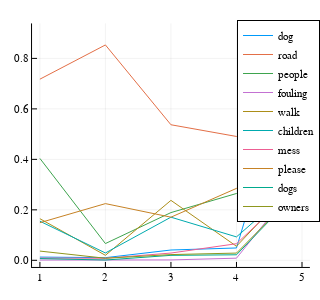

Source (notebook cell):
### Code cell
Plots.plot(theta_j[:,inds[1:10]],lab = permutedims(X.terms[inds[1:10]]),size = [300,300])

### Figure 1 — Plotly figure (JSON) as saved in the notebook; plotly's stock layout.template omitted (floating-point values rounded to 4 significant figures)
{"data": [{"colorbar": {"title": ""}, "legendgroup": "dog", "line": {"color": "rgba(0, 154, 250, 1.000)", "dash": "solid", "shape": "linear", "width": 1}, "mode": "lines", "name": "dog", "showlegend": true, "type": "scatter", "x": [1, 2, 3, 4, 5], "xaxis": "x1", "y": [0.01283, 0.01048, 0.04085, 0.0489, 0.9113], "yaxis": "y1", "zmax": null, "zmin": null}, {"colorbar": {"title": ""}, "legendgroup": "road", "line": {"color": "rgba(227, 111, 71, 1.000)", "dash": "solid", "shape": "linear", "width": 1}, "mode": "lines", "name": "road", "showlegend": true, "type": "scatter", "x": [1, 2, 3, 4, 5], "xaxis": "x1", "y": [0.7177, 0.8533, 0.5371, 0.4907, 0.4384], "yaxis": "y1", "zmax": null, "zmin": null}, {"colorbar": {"title": ""}, "legendgroup": "people", "line": {"color": "rgba(62, 164, 78, 1.000)", "dash": "solid", "shape": "linear", "width": 1}, "mode": "lines", "name": "people", "showlegend": true, "type": "scatter", "x": [1, 2, 3, 4, 5], "xaxis": "x1", "y": [0.4038, 0.06636, 0.1891, 0.2648, 0.3695], "yaxis": "y1", "zmax": null, "zmin": null}, {"colorbar": {"title": ""}, "legendgroup": "fouling", "line": {"color": "rgba(195, 113, 210, 1.000)", "dash": "solid", "shape": "linear", "width": 1}, "mode": "lines", "name": "fouling", "showlegend": true, "type": "scatter", "x": [1, 2, 3, 4, 5], "xaxis": "x1", "y": [0.0009872, 0.001164, 0.001513, 0.008432, 0.33], "yaxis": "y1", "zmax": null, "zmin": null}, {"colorbar": {"title": ""}, "legendgroup": "walk", "line": {"color": "rgba(172, 142, 24, 1.000)", "dash": "solid", "shape": "linear", "width": 1}, "mode": "lines", "name": "walk", "showlegend": true, "type": "scatter", "x": [1, 2, 3, 4, 5], "xaxis": "x1", "y": [0.1649, 0.01979, 0.2375, 0.05565, 0.33], "yaxis": "y1", "zmax": null, "zmin": null}, {"colorbar": {"title": ""}, "legendgroup": "children", "line": {"color": "rgba(0, 170, 174, 1.000)", "dash": "solid", "shape": "linear", "width": 1}, "mode": "lines", "name": "children", "showlegend": true, "type": "scatter", "x": [1, 2, 3, 4, 5], "xaxis": "x1", "y": [0.155, 0.0291, 0.171, 0.09275, 0.3202], "yaxis": "y1", "zmax": null, "zmin": null}, {"colorbar": {"title": ""}, "legendgroup": "mess", "line": {"color": "rgba(237, 94, 147, 1.000)", "dash": "solid", "shape": "linear", "width": 1}, "mode": "lines", "name": "mess", "showlegend": true, "type": "scatter", "x": [1, 2, 3, 4, 5], "xaxis": "x1", "y": [0.008885, 0.008149, 0.02874, 0.06577, 0.3103], "yaxis": "y1", "zmax": null, "zmin": null}, {"colorbar": {"title": ""}, "legendgroup": "please", "line": {"color": "rgba(198, 130, 37, 1.000)", "dash": "solid", "shape": "linear", "width": 1}, "mode": "lines", "name": "please", "showlegend": true, "type": "scatter", "x": [1, 2, 3, 4, 5], "xaxis": "x1", "y": [0.1491, 0.2247, 0.171, 0.285, 0.3005], "yaxis": "y1", "zmax": null, "zmin": null}, {"colorbar": {"title": ""}, "legendgroup": "dogs", "line": {"color": "rgba(0, 169, 141, 1.000)", "dash": "solid", "shape": "linear", "width": 1}, "mode": "lines", "name": "dogs", "showlegend": true, "type": "scatter", "x": [1, 2, 3, 4, 5], "xaxis": "x1", "y": [0.00691, 0.001164, 0.01967, 0.02192, 0.2906], "yaxis": "y1", "zmax": null, "zmin": null}, {"colorbar": {"title": ""}, "legendgroup": "owners", "line": {"color": "rgba(142, 151, 30, 1.000)", "dash": "solid", "shape": "linear", "width": 1}, "mode": "lines", "name": "owners", "showlegend": true, "type": "scatter", "x": [1, 2, 3, 4, 5], "xaxis": "x1", "y": [0.03653, 0.008149, 0.02269, 0.02867, 0.2906], "yaxis": "y1", "zmax": null, "zmin": null}], "layout": {"annotations": [], "height": 300, "legend": {"bgcolor": "rgba(255, 255, 255, 1.000)", "bordercolor": "rgba(0, 0, 0, 1.000)", "borderwidth": 1, "font": {"color": "rgba(0, 0, 0, 1.000)", "family": "sans-serif", "size": 11}, "tracegroupgap": 0, "traceorder": "normal", "x": 1.02, "xanchor": "auto", "y": 1, "yanchor": "auto"}, "margin": {"b": 20, "l": 0, "r": 0, "t": 20}, "paper_bgcolor": "rgba(255, 255, 255, 1.000)", "plot_bgcolor": "rgba(255, 255, 255, 1.000)", "showlegend": true, "width": 300, "xaxis": {"anchor": "y1", "domain": [0.102, 0.9869], "gridcolor": "rgba(0, 0, 0, 0.100)", "gridwidth": 0.5, "linecolor": "rgba(0, 0, 0, 1.000)", "mirror": false, "range": [0.88, 5.12], "showgrid": true, "showline": true, "showticklabels": true, "tickangle": 0, "tickcolor": "rgb(0, 0, 0)", "tickfont": {"color": "rgba(0, 0, 0, 1.000)", "family": "sans-serif", "size": 11}, "tickmode": "array", "ticks": "inside", "ticktext": ["1", "2", "3", "4", "5"], "tickvals": [1, 2, 3, 4, 5], "title": "", "titlefont": {"color": "rgba(0, 0, 0, 1.000)", "family": "sans-serif", "size": 15}, "type": "-", "visible": true, "zeroline": false, "zerolinecolor": "rgba(0, 0, 0, 1.000)"}, "yaxis": {"anchor": "x1", "domain": [0.05016, 0.9869], "gridcolor": "rgba(0, 0, 0, 0.100)", "gridwidth": 0.5, "linecolor": "rgba(0, 0, 0, 1.000)", "mirror": false, "range": [-0.02632, 0.9386], "showgrid": true, "showline": true, "showticklabels": true, "tickangle": 0, "tickcolor": "rgb(0, 0, 0)", "tickfont": {"color": "rgba(0, 0, 0, 1.000)", "family": "sans-serif", "size": 11}, "tickmode": "array", "ticks": "inside", "ticktext": ["0.0", "0.2", "0.4", "0.6", "0.8"], "tickvals": [0, 0.2, 0.4, 0.6, 0.8], "title": "", "titlefont": {"color": "rgba(0, 0, 0, 1.000)", "family": "sans-serif", "size": 15}, "type": "-", "visible": true, "zeroline": false, "zerolinecolor": "rgba(0, 0, 0, 1.000)"}}}
